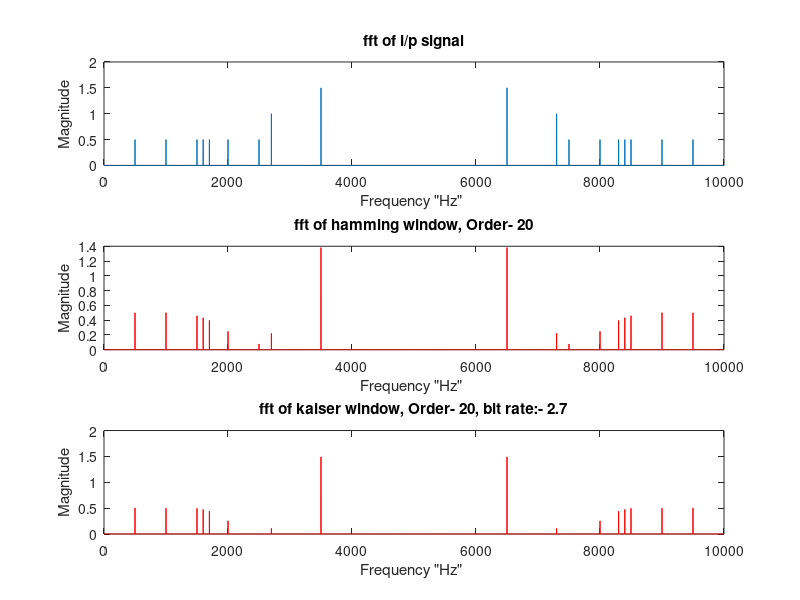

Source code (MATLAB):
clear all
close all
clc
load Num_hm_20bs
load Num_ks_20bs
fs=10000;
n1 = 6; n2 = 24;
t = 0:1/fs:1-(1/fs);
x = sin(2*pi*500*t)+ sin(2*pi*1000*t) + sin(2*pi*1500*t) +sin(2*pi*1600*t) + sin(2*pi*1700*t) + sin(2*pi*2000*t) + sin(2*pi*2500*t) + 2*sin(2*pi*2700*t) + 3*sin(2*pi*3500*t);
N = length(x);
y1 = filter(Num_hm_20bs,1,x);
y2 = filter(Num_ks_20bs,1,x);
X = fft(x); 
Y1 = fft(y1);
Y2 = fft(y2); 
f = fs*(0:N-1)/N; 
figure,subplot(3,1,1)
plot(f,abs(X)/N), title('fft of i/p signal'),xlabel('Frequency "Hz" '), ylabel('Magnitude')
subplot(3,1,2)
plot(f,abs(Y1)/N,'r'),title('fft of hamming window, Order- 20'),xlabel('Frequency "Hz" '), ylabel('Magnitude')
subplot(3,1,3)
plot(f,abs(Y2)/N,'r'),title('fft of kaiser window, Order- 20, bit rate:- 2.7'),xlabel('Frequency "Hz" '), ylabel('Magnitude')